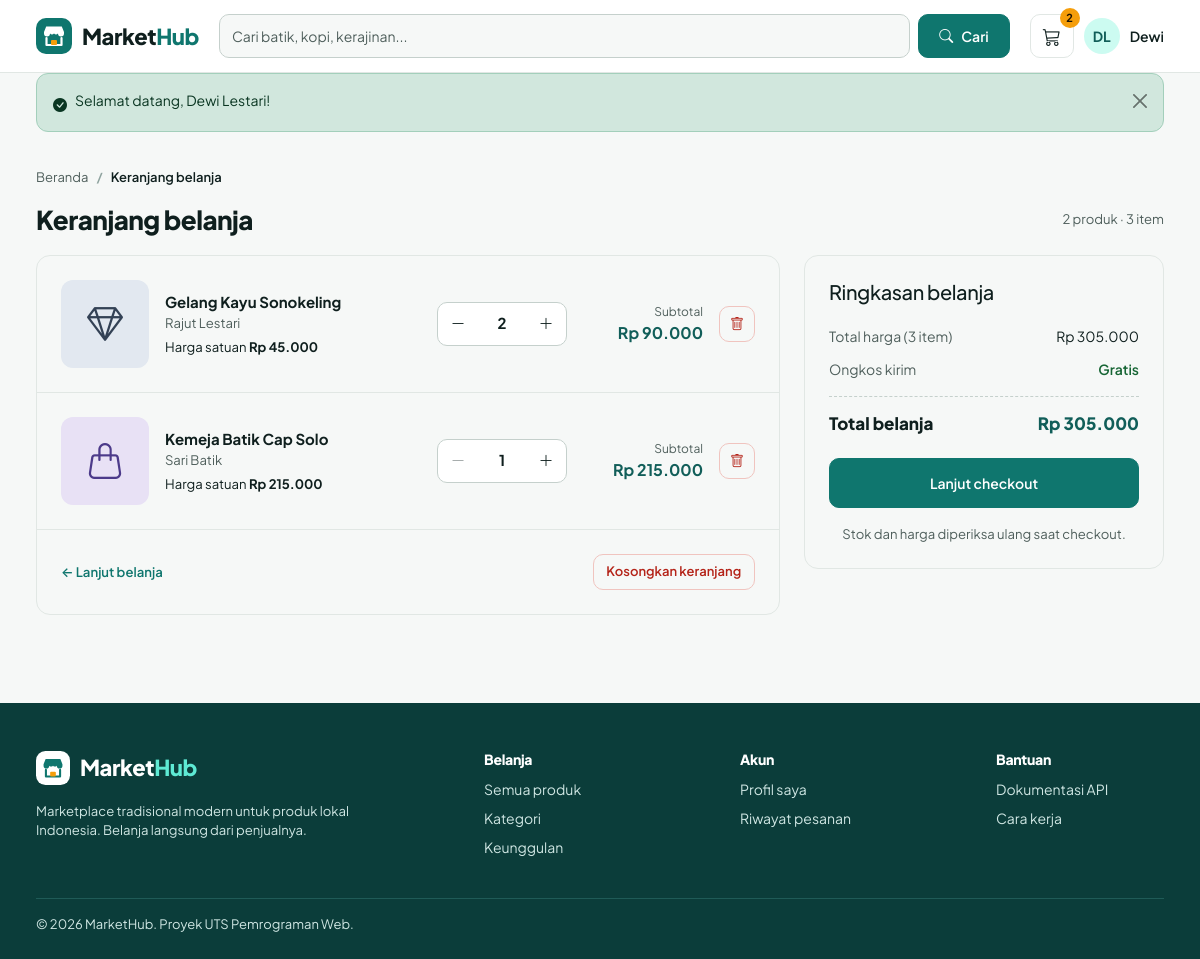
Screenshot of /pembeli/keranjang.php (signed in) with the database file from the repository.
### tables this page shows
CREATE TABLE users (
  id         INT UNSIGNED NOT NULL AUTO_INCREMENT,
  nama       VARCHAR(100) NOT NULL,
  email      VARCHAR(150) NOT NULL,
  password   VARCHAR(255) NOT NULL,
  role       ENUM('admin','penjual','pembeli') NOT NULL DEFAULT 'pembeli',
  status     ENUM('aktif','nonaktif') NOT NULL DEFAULT 'aktif',  
  created_at TIMESTAMP NOT NULL DEFAULT CURRENT_TIMESTAMP,
  PRIMARY KEY (id),
  UNIQUE KEY uq_users_email (email)
);

CREATE TABLE keranjang (
  id         INT UNSIGNED NOT NULL AUTO_INCREMENT,
  user_id    INT UNSIGNED NOT NULL,
  produk_id  INT UNSIGNED NOT NULL,
  jumlah     INT NOT NULL DEFAULT 1,
  created_at TIMESTAMP NOT NULL DEFAULT CURRENT_TIMESTAMP,
  PRIMARY KEY (id),
  UNIQUE KEY uq_keranjang_user_produk (user_id, produk_id),
  KEY idx_keranjang_produk (produk_id),
  CONSTRAINT fk_keranjang_user   FOREIGN KEY (user_id)   REFERENCES users (id)  ON DELETE CASCADE ON UPDATE CASCADE,
  CONSTRAINT fk_keranjang_produk FOREIGN KEY (produk_id) REFERENCES produk (id) ON DELETE CASCADE ON UPDATE CASCADE,
  CONSTRAINT chk_keranjang_jumlah CHECK (jumlah >= 1)
);

CREATE TABLE produk (
  id          INT UNSIGNED NOT NULL AUTO_INCREMENT,
  kategori_id INT UNSIGNED NOT NULL,
  penjual_id  INT UNSIGNED NOT NULL,
  nama_produk VARCHAR(150) NOT NULL,
  deskripsi   TEXT NOT NULL,
  harga       DECIMAL(12,0) NOT NULL,
  stok        INT NOT NULL DEFAULT 0,
  gambar      VARCHAR(255) DEFAULT NULL,
  created_at  TIMESTAMP NOT NULL DEFAULT CURRENT_TIMESTAMP,
  updated_at  TIMESTAMP NOT NULL DEFAULT CURRENT_TIMESTAMP ON UPDATE CURRENT_TIMESTAMP,
  PRIMARY KEY (id),
  KEY idx_produk_kategori (kategori_id),
  KEY idx_produk_penjual (penjual_id),
  CONSTRAINT fk_produk_kategori FOREIGN KEY (kategori_id) REFERENCES kategori (id) ON DELETE RESTRICT ON UPDATE CASCADE,
  CONSTRAINT fk_produk_penjual  FOREIGN KEY (penjual_id)  REFERENCES users (id)    ON DELETE RESTRICT ON UPDATE CASCADE,
  CONSTRAINT chk_produk_stok  CHECK (stok >= 0),
  CONSTRAINT chk_produk_harga CHECK (harga >= 0)
);

### auth/session.php (called while the page is built, shortened)
<?php
function current_user()
{
    static $user = false;
    if ($user !== false) {
        return $user;
    }
    $user = null;
    if (!empty($_SESSION['uid'])) {
        $row = db_row('SELECT id, nama, email, role, status, created_at FROM users WHERE id = ?', [(int) $_SESSION['uid']]);
        if ($row && $row['status'] === 'aktif') {
            $row['id'] = (int) $row['id'];
            $user = $row;
        } else {
            unset($_SESSION['uid']);
        }
    }
    return $user;
}

### auth/check-role.php (called while the page is built, shortened)
<?php
function require_login()
{
    $user = current_user();
    if ($user) {
        return $user;
    }
}
function require_role($roles = null)
{
    $user = require_login();
    return $user;
}

### includes/auth-check.php (called while the page is built)
<?php
$authUser = require_role($requiredRoles ?? null);

### pembeli/keranjang.php (the view, shortened to what this page needs)
<?php
$requiredRoles = ['pembeli'];
require __DIR__ . '/../includes/auth-check.php';
$items = cart_items($authUser['id']);
$total = 0;
$totalQty = 0;
$masalah = false;
foreach ($items as $it) {
    $total += (int) $it['subtotal'];
    $totalQty += (int) $it['jumlah'];
}
$layout = 'public';
require __DIR__ . '/../includes/header.php';
?>
<nav aria-label="Breadcrumb"><ol class="breadcrumb">
  <li class="breadcrumb-item"><a href="<?= e(url('beranda.php')) ?>">Beranda</a></li>
  <li class="breadcrumb-item active" aria-current="page">Keranjang belanja</li>
</ol></nav>
<div class="mh-ph"><h1>Keranjang belanja</h1><span class="text-muted small"><?= count($items) ?> produk · <?= $totalQty ?> item</span></div>
<?php if (!$items): ?>
  <div class="card card-pad text-center py-5">
    <i class="bi bi-cart-x fs-1 text-muted"></i>
    <h2 class="h5 mt-3">Keranjang Anda masih kosong</h2>
    <p class="text-muted">Temukan produk lokal pilihan dan tambahkan ke keranjang.</p>
    <div><a class="btn btn-primary" href="<?= e(url('beranda.php')) ?>">Mulai belanja</a></div>
  </div>
<?php else: ?>
<div class="row g-4">
  <div class="col-lg-8">
    <div class="card overflow-hidden">
      <?php foreach ($items as $it): $kurang = (int) $it['stok'] < (int) $it['jumlah']; ?>
        <div class="d-flex flex-wrap align-items-center gap-3 p-3 p-md-4 border-bottom">
          <a href="<?= e(url('detail-produk.php?id=' . (int) $it['produk_id'])) ?>"><?= produk_img(['kategori_id' => $it['kategori_id'], 'gambar' => $it['gambar'], 'nama_produk' => $it['nama_produk']], 'img-mini') ?></a>
          <div class="flex-grow-1" style="min-width:180px">
            <a class="fw-bold text-body" href="<?= e(url('detail-produk.php?id=' . (int) $it['produk_id'])) ?>"><?= e($it['nama_produk']) ?></a>
            <div class="text-muted small"><?= e($it['penjual_nama']) ?></div>
            <div class="small mt-1">Harga satuan <b><?= rupiah($it['harga']) ?></b></div>
          </div>
          <form method="post" action="<?= e(url('pembeli/update-keranjang.php')) ?>" class="mh-qty">
            <button type="submit" name="aksi" value="kurang" aria-label="Kurangi jumlah" <?= (int) $it['jumlah'] <= 1 ? 'disabled' : '' ?>><i class="bi bi-dash-lg"></i></button>
            <span aria-label="Jumlah"><?= (int) $it['jumlah'] ?></span>
            <button type="submit" name="aksi" value="tambah" aria-label="Tambah jumlah" <?= (int) $it['jumlah'] >= (int) $it['stok'] ? 'disabled' : '' ?>><i class="bi bi-plus-lg"></i></button>
          </form>
          <div class="text-end" style="flex:0 0 120px"><div class="text-muted" style="font-size:12px">Subtotal</div><b class="fs-6" style="color:var(--mh-pd)"><?= rupiah($it['subtotal']) ?></b></div>
          <form method="post" action="<?= e(url('pembeli/hapus-keranjang.php')) ?>" data-confirm="Hapus produk ini dari keranjang?">
            <button class="btn btn-outline-danger ibs" type="submit" aria-label="Hapus produk"><i class="bi bi-trash"></i></button>
          </form>
        </div>
      <?php endforeach; ?>
      <div class="d-flex justify-content-between align-items-center flex-wrap gap-2 p-3 p-md-4">
        <a class="fw-600 small" href="<?= e(url('beranda.php')) ?>">← Lanjut belanja</a>
        <form method="post" action="<?= e(url('pembeli/hapus-keranjang.php')) ?>" data-confirm="Kosongkan seluruh keranjang?">
          <button class="btn btn-outline-danger btn-sm" type="submit">Kosongkan keranjang</button>
        </form>
      </div>
    </div>
  </div>
  <aside class="col-lg-4">
    <div class="card card-pad">
      <h2 class="h5 mb-3">Ringkasan belanja</h2>
      <div class="mh-sum"><span class="text-muted">Total harga (<?= $totalQty ?> item)</span><span><?= rupiah($total) ?></span></div>
      <div class="mh-sum"><span class="text-muted">Ongkos kirim</span><span class="fw-600" style="color:#166534">Gratis</span></div>
      <div class="mh-sum tot"><span>Total belanja</span><span style="color:var(--mh-pd)"><?= rupiah($total) ?></span></div>
      <?php if ($masalah): ?>
        <button class="btn btn-primary w-100 mt-3" style="min-height:50px" disabled>Lanjut checkout</button>
        <p class="text-danger small text-center mt-2 mb-0">Perbaiki jumlah produk yang melebihi stok.</p>
      <?php else: ?>
        <a class="btn btn-primary w-100 mt-3" style="min-height:50px" href="<?= e(url('pembeli/checkout.php')) ?>">Lanjut checkout</a>
        <p class="text-muted small text-center mt-3 mb-0">Stok dan harga diperiksa ulang saat checkout.</p>
      <?php endif; ?>
    </div>
  </aside>
</div>
<?php endif; ?>
<?php require __DIR__ . '/../includes/footer.php'; ?>

### includes/navbar.php (shortened to what this page needs)
<?php
$u = current_user();
$cartN = ($u && $u['role'] === 'pembeli') ? cart_count($u['id']) : 0;
$isLanding = ($layout ?? 'public') === 'landing';
?>
<header class="mh-nav">
  <div class="container mh-nav-in">
    <a class="mh-logo" href="<?= e(url($isLanding ? 'index.php' : 'beranda.php')) ?>"><?= logo_svg(36) ?><span>Market<b>Hub</b></span></a>
    <?php if ($isLanding): ?>
      <nav class="mh-links d-none d-md-flex" aria-label="Menu utama">
        <a href="<?= e(url('beranda.php')) ?>">Beranda</a>
        <a href="#kategori">Kategori</a>
        <a href="#keunggulan">Keunggulan</a>
        <a href="#unggulan">Produk unggulan</a>
      </nav>
    <?php else: ?>
      <form class="mh-search" action="<?= e(url('beranda.php')) ?>" method="get" role="search">
        <input class="form-control" type="search" name="q" value="<?= e(get('q')) ?>" placeholder="Cari batik, kopi, kerajinan..." aria-label="Cari produk">
        <button class="btn btn-primary" type="submit"><i class="bi bi-search"></i><span class="d-none d-sm-inline">Cari</span></button>
      </form>
    <?php endif; ?>
    <div class="mh-nr">
      <?php if (!$isLanding && (!$u || $u['role'] === 'pembeli')): ?>
        <a class="mh-ib" href="<?= e(url('pembeli/keranjang.php')) ?>" aria-label="Keranjang belanja">
          <i class="bi bi-cart3"></i><?php if ($cartN > 0): ?><span class="mh-cnt"><?= $cartN ?></span><?php endif; ?>
        </a>
      <?php endif; ?>
      <?php if ($u): ?>
        <div class="dropdown">
          <a class="mh-me dropdown-toggle" href="#" role="button" data-bs-toggle="dropdown" aria-expanded="false">
            <span class="mh-av"><?= e(initials($u['nama'])) ?></span><span class="d-none d-sm-inline"><?= e(explode(' ', $u['nama'])[0]) ?></span>
          </a>
        </div>
      <?php else: ?>
        <a class="btn btn-outline-primary btn-sm" href="<?= e(url('auth/login.php')) ?>">Masuk</a>
        <a class="btn btn-primary btn-sm" href="<?= e(url('auth/register.php')) ?>">Daftar</a>
      <?php endif; ?>
    </div>
  </div>
</header>

### includes/functions.php (shortened to what this page needs)
<?php
function db_stmt($sql, array $params = [])
{
    global $conn;
    $st = $conn->prepare($sql);
    if ($params) {
        $types = '';
        foreach ($params as $p) {
            $types .= is_int($p) ? 'i' : (is_float($p) ? 'd' : 's');
        }
        $st->bind_param($types, ...$params);
    }
    $st->execute();
    return $st;
}
function db_all($sql, array $params = [])
{
    $st = db_stmt($sql, $params);
    $rows = $st->get_result()->fetch_all(MYSQLI_ASSOC);
    return $rows;
}
function db_row($sql, array $params = [])
{
    $rows = db_all($sql, $params);
    return $rows[0] ?? null;
}
function db_val($sql, array $params = [])
{
    $row = db_row($sql, $params);
    return $row ? reset($row) : null;
}
function e($v)
{
    return htmlspecialchars((string) $v, ENT_QUOTES, 'UTF-8');
}
function url($path = '')
{
    return BASE_URL . '/' . ltrim($path, '/');
}
function get($key, $default = '')
{
    $v = $_GET[$key] ?? $default;
    return is_string($v) ? trim($v) : $default;
}
function rupiah($n)
{
    return 'Rp ' . number_format((float) $n, 0, ',', '.');
}
function initials($name)
{
    $parts = preg_split('/\s+/', trim((string) $name));
    $i = strtoupper(substr($parts[0] ?? '', 0, 1) . substr($parts[1] ?? '', 0, 1));
    return $i !== '' ? $i : 'U';
}
function logo_svg($size = 36, $inverse = false)
{
    $bg = $inverse ? '#FFFFFF' : '#0F766E';
    $fg = $inverse ? '#0F766E' : '#FFFFFF';
    return '<svg width="' . $size . '" height="' . $size . '" viewBox="0 0 36 36" aria-hidden="true"><rect width="36" height="36" rx="10" fill="' . $bg . '"/>'
        . '<path d="M8 14l2.2-5.5h15.6L28 14v1.5a3 3 0 01-6 0 3 3 0 01-4 0 3 3 0 01-4 0 3 3 0 01-6 0z" fill="' . $fg . '"/>'
        . '<path d="M10.5 20v7h15v-7" stroke="' . $fg . '" stroke-width="2.2" fill="none" stroke-linecap="round" stroke-linejoin="round"/>'
        . '<rect x="15" y="22" width="6" height="5" rx="1" fill="#F59E0B"/></svg>';
}
function kategori_style($kategoriId)
{
    $set = [
        ['#E8E1F5', '#4C3A8A', 'bi-handbag'],
        ['#FBE9C8', '#7A4A06', 'bi-cup-hot'],
        ['#D9F2EE', '#115E59', 'bi-basket2'],
        ['#FADBD2', '#8A2F17', 'bi-house-heart'],
        ['#DDEBD0', '#2F5A14', 'bi-flower1'],
        ['#E2E8F0', '#334155', 'bi-gem'],
    ];
    return $set[(((int) $kategoriId) - 1 + count($set) * 10) % count($set)];
}
function produk_img(array $p, $cls = 'img-card')
{
    [$bg, $fg, $icon] = kategori_style($p['kategori_id'] ?? 0);
    $file = $p['gambar'] ?? '';
    if ($file && is_file(UPLOAD_DIR . '/' . basename($file))) {
        $inner = '<img src="' . e(url('uploads/produk/' . basename($file))) . '" alt="' . e($p['nama_produk'] ?? 'Produk') . '" loading="lazy">';
    } else {
        $inner = '<i class="bi ' . $icon . '" aria-hidden="true"></i>';
    }
    return '<span class="mh-img ' . $cls . '" style="background:' . $bg . ';color:' . $fg . '">' . $inner . '</span>';
}
function cart_count($uid)
{
    return (int) db_val('SELECT COUNT(*) FROM keranjang WHERE user_id = ?', [(int) $uid]);
}
function cart_items($uid)
{
    return db_all('SELECT k.id AS kid, k.jumlah, p.id AS produk_id, p.nama_produk, p.harga, p.stok, p.gambar, p.kategori_id,
            u.nama AS penjual_nama, (k.jumlah * p.harga) AS subtotal
        FROM keranjang k JOIN produk p ON p.id = k.produk_id JOIN users u ON u.id = p.penjual_id
        WHERE k.user_id = ? ORDER BY k.id DESC', [(int) $uid]);
}

### rows the page displays
users: nama "DL", nama "Dewi"
keranjang: produk.nama_produk "Gelang Kayu Sonokeling", users.nama "Rajut Lestari", produk.harga "Rp 45.000", jumlah "2", subtotal "Rp 90.000"
keranjang: produk.nama_produk "Kemeja Batik Cap Solo", users.nama "Sari Batik", produk.harga "Rp 215.000", jumlah "1", subtotal "Rp 215.000"

### other values shown
$cartN "2"
$fl['msg'] "Selamat datang, Dewi Lestari!"
count($items) "2"
$totalQty "3"
rupiah($total) "Rp 305.000"
